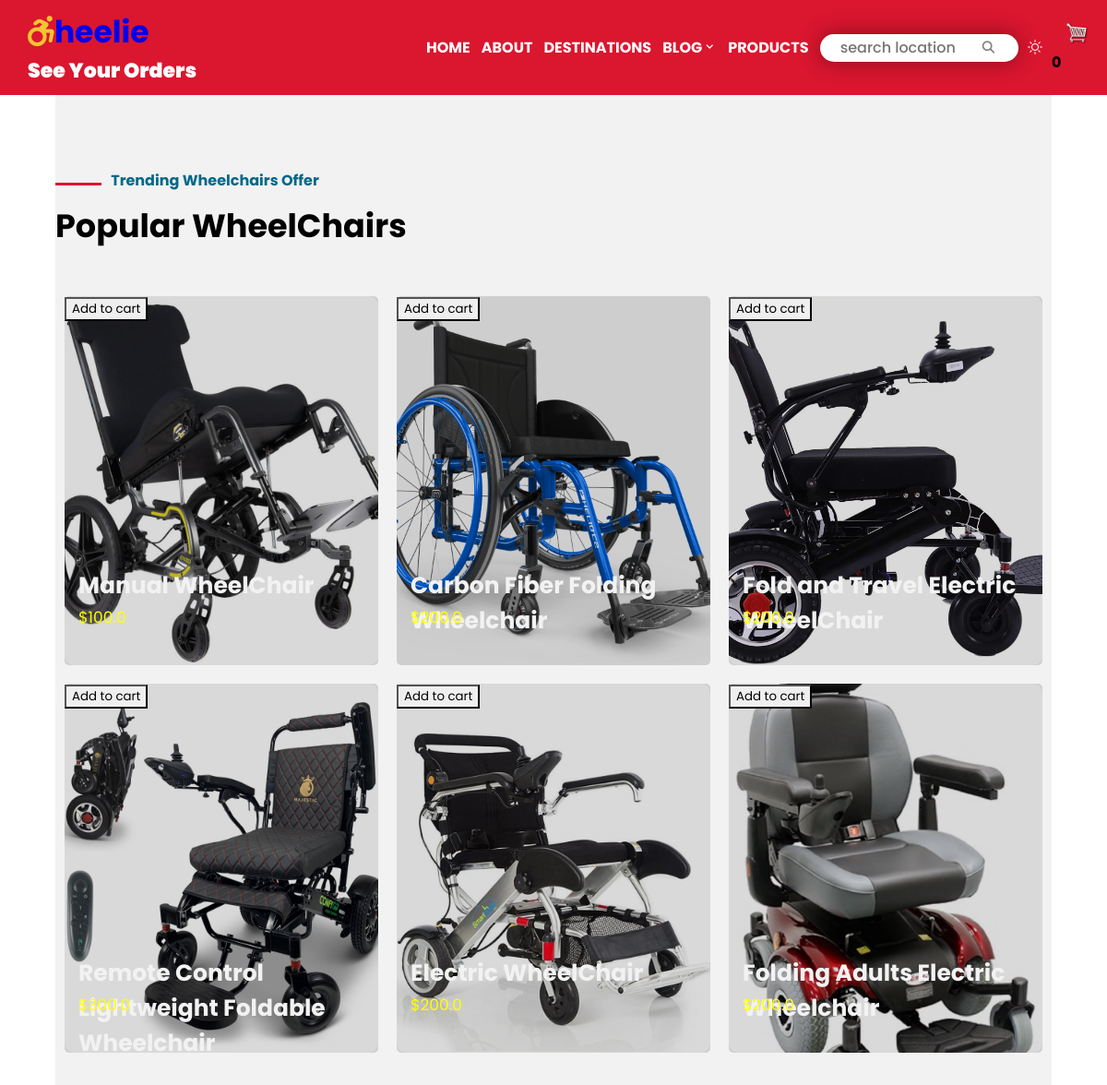
Before: /products/ with the older database file.
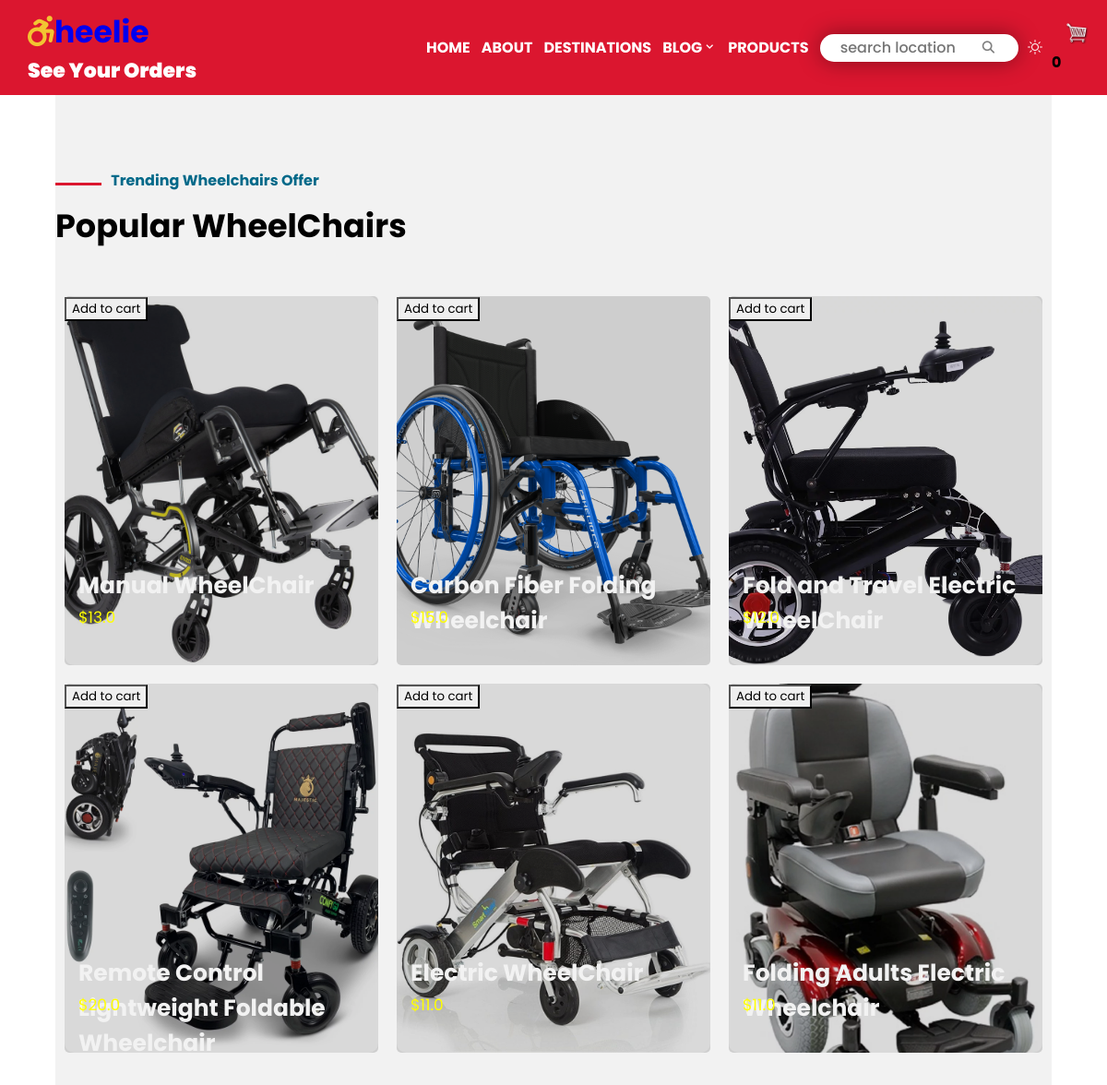
After: the same page with the newer database file.
### stroll1/models.py (models this page shows, shortened)
class product(models.Model):
        name = models.CharField(max_length = 200, null=True, blank=True)
        price = models.FloatField(max_length = 200, null=True, blank=True)
        image = models.ImageField(null=True, blank=True)
        featured = models.BooleanField(default=False, null=True, blank=True )
        @property
        def imageURL(self):
            try:
                url= self.image.url
            except:
                url = ''
            return url

### stroll1/views.py (the view)
# urls.py: path("products/", views.products, name="products"),
def products(request):
     if request.user.is_authenticated:
        customer = request.user.customer
        order, created = Order.objects.get_or_create(customer=customer, complete=False)
        items = order.orderitem_set.all()
        cartItems = order.get_cart_items_number
     else:
        items =[]
        order = {'get_cart_total':0, 'get_cart_items_number':0, 'shipping': False}
        cartItems = order['get_cart_items_number']
     products = product.objects.all()
     context = {'products': products, 'cartItems': cartItems}
     return render(request, 'products.html', context)

### Templates/products.html (shortened to what this page needs)
{% extends 'base.html'%}
{% load static %}
    {% block content%}
    <div class="container4" id="container4">
        <div class="container" id="container">
            <h4><span class="st-line"></span>&nbsp;&nbsp; Trending Wheelchairs Offer</h4>
            <h2 class="head2">Popular WheelChairs</h2>
            <div class="grid-images">
                {% for product in products %}
                <div class="g-img products">
                    <img src="{{product.imageURL}}" alt="">
                    <div class="img-text">
                        <h3 class="product-name">{{product.name}}</h3>
                        <p><a  class="product-price" href="{% url 'payment1' %}"><span style="color:yellow">${{product.price}}</span></a></p>
                        <button data-product= "{{product.id}}" data-action="add" class="btn btn-outline-secondary add-btn update-cart ">Add to cart</button>
                    </div>
                </div>
                {% endfor %}
            </div>
        </div>
    </div>
    {% endblock %}

Changed rows visible on the page:
changed product "Manual WheelChair": price "100.0" → "13.0"
changed product "Carbon Fiber Folding Wheelchair": price "200.0" → "15.0"
changed product "Fold and Travel Electric WheelChair": price "200.0" → "12.0"
changed product "Remote Control Lightweight Foldable Wheelchair": price "300.0" → "20.0"
changed product "Electric WheelChair": price "200.0" → "11.0"
changed product "Folding Adults Electric Wheelchair": price "200.0" → "11.0"
